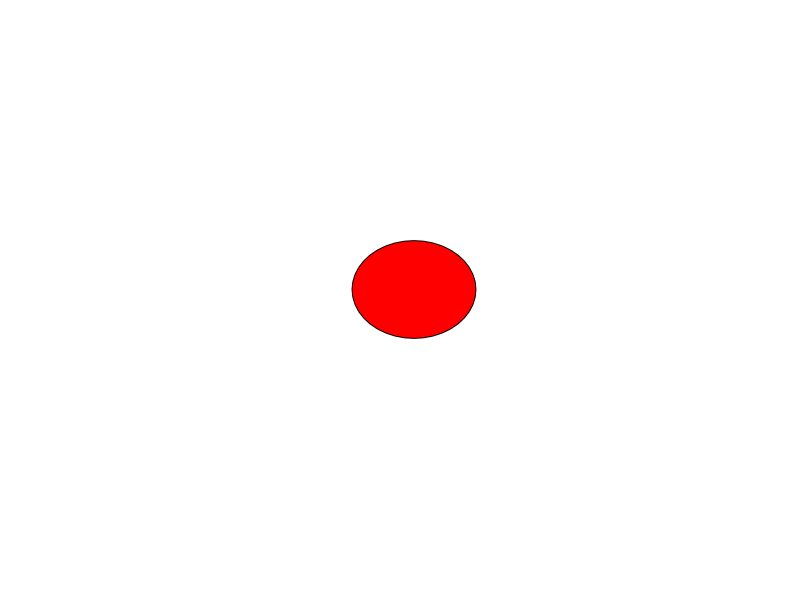

Recreate this plot in MATLAB. (Note: this script raises an error after producing the figure.)
count_sample = 1;
precountsample = 1;
taskFigure = figure(11);
pos1             = [1200 -200 1920 1200];
set(taskFigure,'color',[1 1 1],'position',pos1,'menu','none','toolbar','none');axis off;
alpha = 0:pi/20:2*pi;
R = 10;
status           = 0;
x=R*cos(alpha);
y=R*sin(alpha);
ball = plot(x,y,'-');
ball1=fill(x,y,'r');
axis off;
axis([-50 50 -50 50]);
ax = gca;
ti2              = ListenAmpserver;
setNI;
getDataParameterTask;
tic;
while(recordingTag==1)
    GetData_NA400ver164;
    startTask;
    startControl;
    statusFlag
end
close figure 11
fclose(ti2);
stop(D);